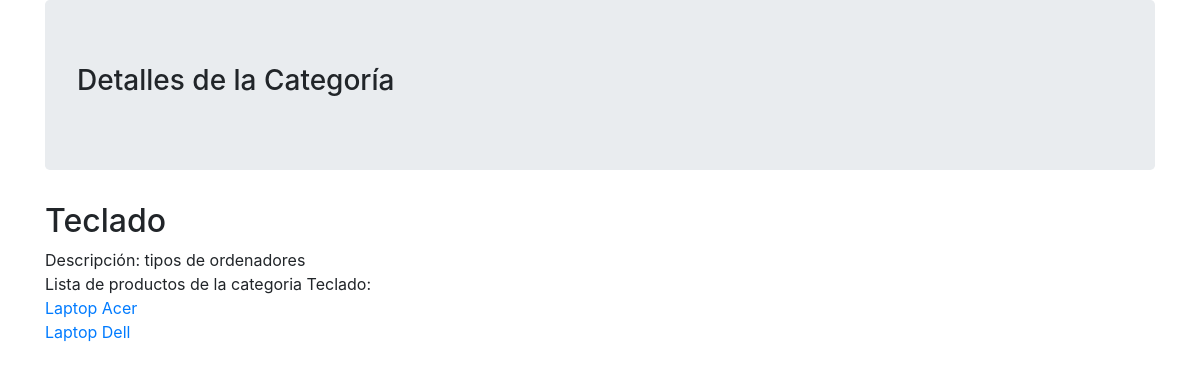
Screenshot of /categoria/3 with the database file from the repository.
### mi_aplicacion/models.py (models this page shows, shortened)
class Categoria(models.Model):
    nombre = models.CharField(max_length=100)
    descripcion = models.CharField(max_length=200)

class Producto(models.Model):
    nombre = models.CharField(max_length=200)
    descripcion = models.TextField()
    precio = models.DecimalField(max_digits=10, decimal_places=2)
    stock = models.PositiveIntegerField()
    categoria = models.ForeignKey(Categoria, on_delete=models.CASCADE)

### mi_aplicacion/views.py (the view)
# urls.py: path('categoria/<int:pk>', views.detalle_categoria, name='categoria_detalle'),
def detalle_categoria(request, pk):
    categoria = get_object_or_404(models.Categoria, pk=pk)
    contexto = {'categoria': categoria}
    return render(request, 'detalle_categoria.html', contexto)

### mi_aplicacion/templates/detalle_categoria.html (shortened to what this page needs)
{% extends 'index.html' %}
{% block title %}
Detalles de la Categoría
{% endblock %}
{% block content %}
<h2>{{ categoria.nombre }}</h2>
<div>Descripción: {{ categoria.descripcion }}</div>
{% if categoria.producto_set.all %}
<div>Lista de productos de la categoria {{categoria.nombre}}:</div>
{% for prod in categoria.producto_set.all %}
<div>
   <a href="{% url 'producto_detalle' prod.id %}">
      {{ prod.nombre }}
   </a>
</div>
{% endfor %}
{% else %}
<div>Esta categoría no tiene productos aún.</div>
{% endif %}
{% endblock %}

### rows the page displays
Categoria: nombre "Teclado", descripcion "tipos de ordenadores"
Producto: nombre "Laptop Acer"
Producto: nombre "Laptop Dell"
